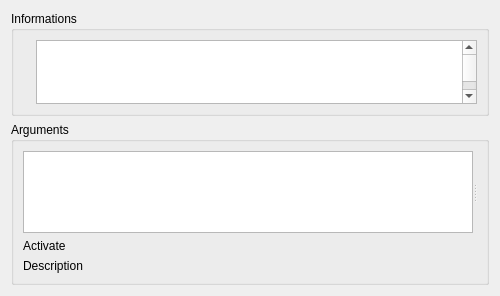
<?xml version="1.0" encoding="UTF-8"?>
<ui version="4.0">
 <class>moduleGeneratorWidget</class>
 <widget class="QWidget" name="moduleGeneratorWidget">
  <property name="geometry">
   <rect>
    <x>0</x>
    <y>0</y>
    <width>500</width>
    <height>296</height>
   </rect>
  </property>
  <property name="windowTitle">
   <string>Module</string>
  </property>
  <layout class="QVBoxLayout" name="verticalLayout_3">
   <item>
    <widget class="QGroupBox" name="infoContainer">
     <property name="title">
      <string>Informations</string>
     </property>
     <layout class="QVBoxLayout" name="verticalLayout_2">
      <item>
       <layout class="QGridLayout" name="gridLayout">
        <item row="0" column="0">
         <widget class="QLabel" name="modulepix">
          <property name="enabled">
           <bool>true</bool>
          </property>
          <property name="maximumSize">
           <size>
            <width>64</width>
            <height>64</height>
           </size>
          </property>
          <property name="text">
           <string/>
          </property>
          <property name="pixmap">
           <pixmap resource="gui.qrc">:/module2.png</pixmap>
          </property>
         </widget>
        </item>
        <item row="0" column="1">
         <widget class="QTextEdit" name="textEdit">
          <property name="sizePolicy">
           <sizepolicy hsizetype="Expanding" vsizetype="MinimumExpanding">
            <horstretch>0</horstretch>
            <verstretch>1</verstretch>
           </sizepolicy>
          </property>
          <property name="minimumSize">
           <size>
            <width>0</width>
            <height>64</height>
           </size>
          </property>
          <property name="maximumSize">
           <size>
            <width>16777215</width>
            <height>96</height>
           </size>
          </property>
          <property name="readOnly">
           <bool>true</bool>
          </property>
          <property name="html">
           <string notr="true">&lt;!DOCTYPE HTML PUBLIC &quot;-//W3C//DTD HTML 4.0//EN&quot; &quot;http://www.w3.org/TR/REC-html40/strict.dtd&quot;&gt;
&lt;html&gt;&lt;head&gt;&lt;meta name=&quot;qrichtext&quot; content=&quot;1&quot; /&gt;&lt;style type=&quot;text/css&quot;&gt;
p, li { white-space: pre-wrap; }
&lt;/style&gt;&lt;/head&gt;&lt;body style=&quot; font-family:'Ubuntu'; font-size:11pt; font-weight:400; font-style:normal;&quot;&gt;
&lt;table border=&quot;0&quot; style=&quot;-qt-table-type: root; margin-top:4px; margin-bottom:4px; margin-left:4px; margin-right:4px;&quot;&gt;
&lt;tr&gt;
&lt;td style=&quot;border: none;&quot;&gt;
&lt;p style=&quot;-qt-paragraph-type:empty; margin-top:0px; margin-bottom:0px; margin-left:0px; margin-right:0px; -qt-block-indent:0; text-indent:0px;&quot;&gt;&lt;/p&gt;
&lt;p style=&quot;-qt-paragraph-type:empty; margin-top:0px; margin-bottom:0px; margin-left:0px; margin-right:0px; -qt-block-indent:0; text-indent:0px;&quot;&gt;&lt;/p&gt;
&lt;p style=&quot;-qt-paragraph-type:empty; margin-top:0px; margin-bottom:0px; margin-left:0px; margin-right:0px; -qt-block-indent:0; text-indent:0px; font-family:'Sans'; font-size:10pt;&quot;&gt;&lt;/p&gt;
&lt;p style=&quot;-qt-paragraph-type:empty; margin-top:0px; margin-bottom:0px; margin-left:0px; margin-right:0px; -qt-block-indent:0; text-indent:0px; font-family:'Sans'; font-size:10pt;&quot;&gt;&lt;/p&gt;
&lt;p style=&quot;-qt-paragraph-type:empty; margin-top:0px; margin-bottom:0px; margin-left:0px; margin-right:0px; -qt-block-indent:0; text-indent:0px; font-family:'Sans'; font-size:10pt;&quot;&gt;&lt;/p&gt;
&lt;p style=&quot;-qt-paragraph-type:empty; margin-top:0px; margin-bottom:0px; margin-left:0px; margin-right:0px; -qt-block-indent:0; text-indent:0px; font-family:'Sans Serif'; font-size:9pt;&quot;&gt;&lt;/p&gt;
&lt;p style=&quot;-qt-paragraph-type:empty; margin-top:0px; margin-bottom:0px; margin-left:0px; margin-right:0px; -qt-block-indent:0; text-indent:0px; font-family:'Sans Serif'; font-size:9pt;&quot;&gt;&lt;/p&gt;
&lt;p style=&quot;-qt-paragraph-type:empty; margin-top:0px; margin-bottom:0px; margin-left:0px; margin-right:0px; -qt-block-indent:0; text-indent:0px; font-family:'Sans Serif'; font-size:9pt;&quot;&gt;&lt;/p&gt;
&lt;p style=&quot;-qt-paragraph-type:empty; margin-top:0px; margin-bottom:0px; margin-left:0px; margin-right:0px; -qt-block-indent:0; text-indent:0px; font-family:'Sans Serif'; font-size:9pt;&quot;&gt;&lt;/p&gt;
&lt;p style=&quot;-qt-paragraph-type:empty; margin-top:0px; margin-bottom:0px; margin-left:0px; margin-right:0px; -qt-block-indent:0; text-indent:0px; font-family:'Sans Serif'; font-size:9pt;&quot;&gt;&lt;/p&gt;&lt;/td&gt;&lt;/tr&gt;&lt;/table&gt;&lt;/body&gt;&lt;/html&gt;</string>
          </property>
         </widget>
        </item>
       </layout>
      </item>
     </layout>
    </widget>
   </item>
   <item>
    <widget class="QGroupBox" name="argumentsContainer">
     <property name="title">
      <string>Arguments</string>
     </property>
     <layout class="QVBoxLayout" name="verticalLayout">
      <item>
       <widget class="QSplitter" name="argsLayout">
        <property name="orientation">
         <enum>Qt::Horizontal</enum>
        </property>
        <widget class="QListWidget" name="listargs"/>
        <widget class="QStackedWidget" name="stackedargs"/>
       </widget>
      </item>
      <item>
       <widget class="QLabel" name="labActivate">
        <property name="text">
         <string>Activate</string>
        </property>
       </widget>
      </item>
      <item>
       <widget class="QLabel" name="labDescription">
        <property name="text">
         <string>Description</string>
        </property>
       </widget>
      </item>
      <item>
       <spacer name="verticalSpacer">
        <property name="orientation">
         <enum>Qt::Vertical</enum>
        </property>
        <property name="sizeHint" stdset="0">
         <size>
          <width>20</width>
          <height>40</height>
         </size>
        </property>
       </spacer>
      </item>
     </layout>
    </widget>
   </item>
  </layout>
 </widget>
 <resources>
  <include location="gui.qrc"/>
  <include location="../../../../gui.qrc"/>
 </resources>
 <connections/>
</ui>
